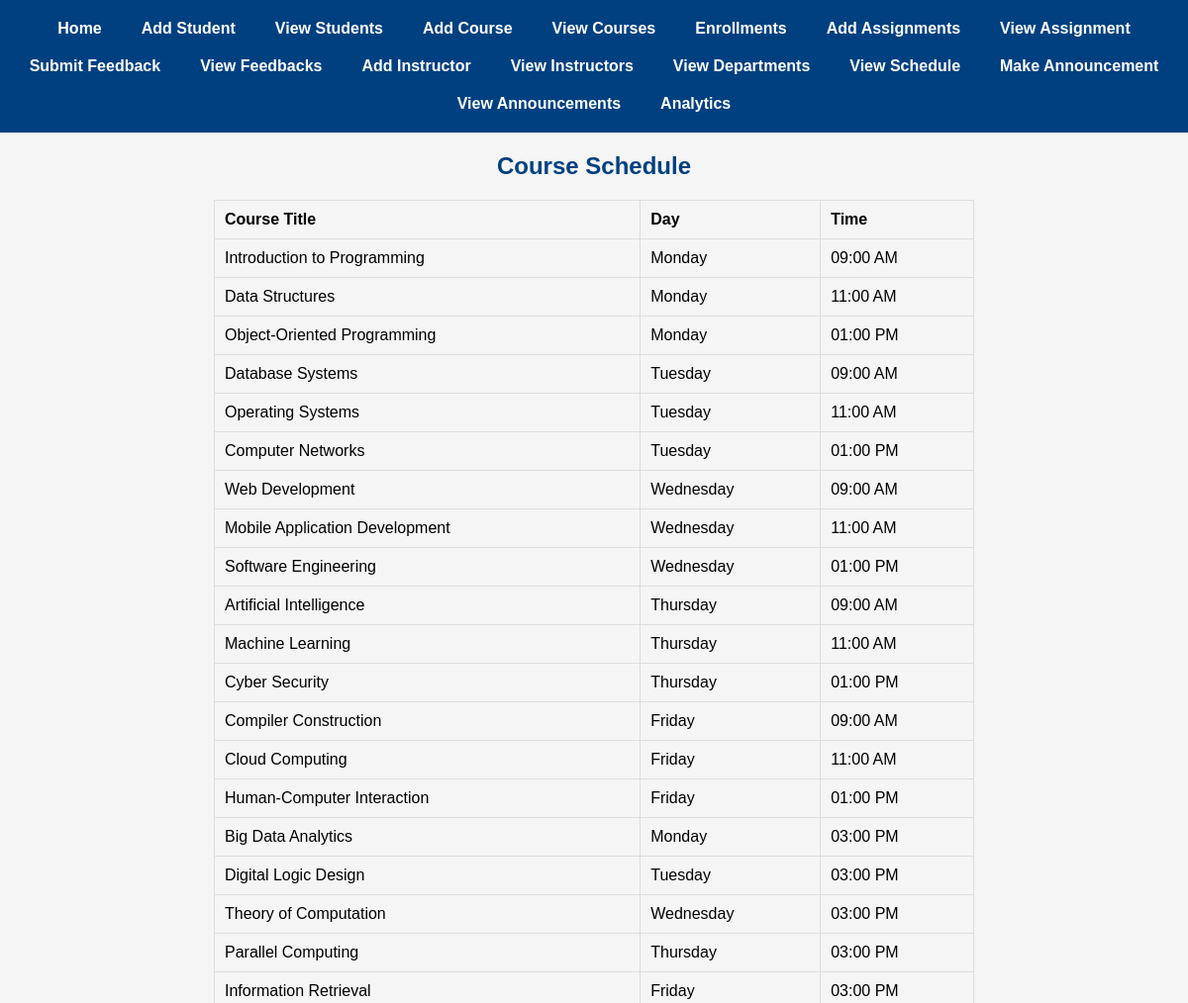
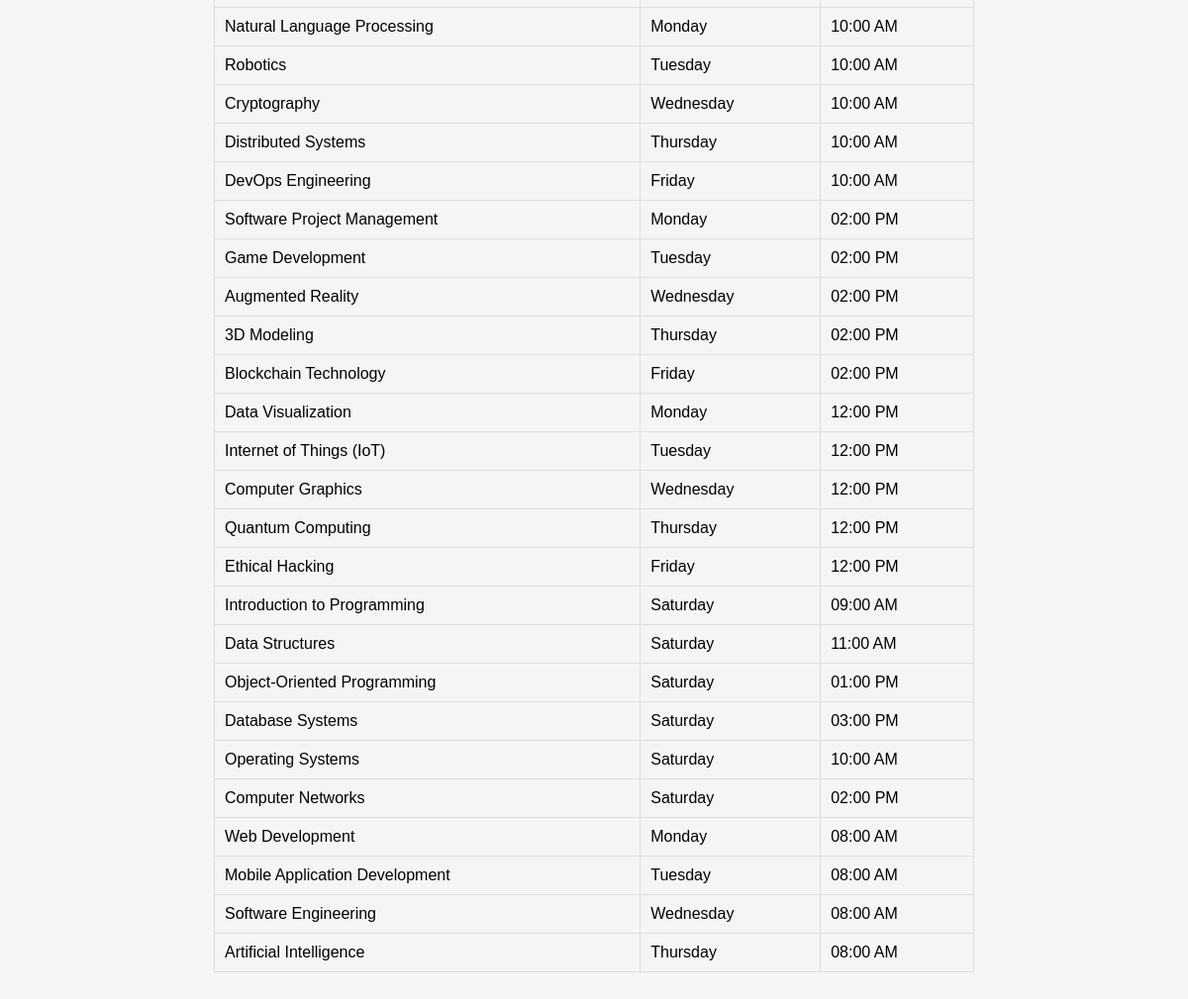
The page /show_schedule on the database its author committed (2 pictures, top to bottom).
### main.py (models this page shows)
class Schedule(db.Model):
    id = db.Column(db.Integer, primary_key=True)
    day = db.Column(db.String(20), nullable=False)
    time = db.Column(db.String(20), nullable=False)
    course_id = db.Column(db.Integer, db.ForeignKey('course.id'))

class Course(db.Model):
    id = db.Column(db.Integer, primary_key=True)
    code = db.Column(db.String(10), unique=True, nullable=False)
    title = db.Column(db.String(100), nullable=False)
    instructor_id = db.Column(db.Integer, db.ForeignKey('instructor.id'))
    semester_id = db.Column(db.Integer, db.ForeignKey('semester.id'))
    schedules = db.relationship('Schedule', backref='course', lazy=True)

### main.py (the view)
@app.route('/show_schedule')
def show_schedule():
    schedules = Schedule.query.all()
    return render_template('show_schedule.html', schedules=schedules)

### templates/show_schedule.html (shortened to what this page needs)
{% extends 'base.html' %}
{% block content %}
<h2>Course Schedule</h2>
<table>
    <thead>
        <tr>
            <th>Course Title</th>
            <th>Day</th>
            <th>Time</th>
        </tr>
    </thead>
    <tbody>
        {% for sched in schedules %}
        <tr>
            <td>{{ sched.course.title }}</td>
            <td>{{ sched.day }}</td>
            <td>{{ sched.time }}</td>
        </tr>
        {% endfor %}
    </tbody>
</table>
{% endblock %}

### static/css/style.css (style rules this page uses)
body { display: flex; flex-direction: column; align-items: center; margin: 0; padding: 0; font-family: Arial, sans-serif; background-color: #f5f5f5; min-height: 100vh; box-sizing: border-box; }
h1, h2, h3, h4, h5, h6 { text-align: center; color: #004080; margin-top: 0; }
table { width: 80%; margin: 0 auto 20px auto; border-collapse: collapse; text-align: left; }
table th, table td { border: 1px solid #ddd; padding: 10px; }

### rows shown on the page
Schedule: course "Introduction to Programming", day "Monday", time "09:00 AM"
Schedule: course "Data Structures", day "Monday", time "11:00 AM"
Schedule: course "Object-Oriented Programming", day "Monday", time "01:00 PM"
Schedule: course "Database Systems", day "Tuesday", time "09:00 AM"
Schedule: course "Operating Systems", day "Tuesday", time "11:00 AM"
Schedule: course "Computer Networks", day "Tuesday", time "01:00 PM"
Schedule: course "Web Development", day "Wednesday", time "09:00 AM"
Schedule: course "Mobile Application Development", day "Wednesday", time "11:00 AM"
Schedule: course "Software Engineering", day "Wednesday", time "01:00 PM"
Schedule: course "Artificial Intelligence", day "Thursday", time "09:00 AM"
Schedule: course "Machine Learning", day "Thursday", time "11:00 AM"
Schedule: course "Cyber Security", day "Thursday", time "01:00 PM"
Schedule: course "Compiler Construction", day "Friday", time "09:00 AM"
Schedule: course "Cloud Computing", day "Friday", time "11:00 AM"
Schedule: course "Human-Computer Interaction", day "Friday", time "01:00 PM"
Schedule: course "Big Data Analytics", day "Monday", time "03:00 PM"
Schedule: course "Digital Logic Design", day "Tuesday", time "03:00 PM"
Schedule: course "Theory of Computation", day "Wednesday", time "03:00 PM"
Schedule: course "Parallel Computing", day "Thursday", time "03:00 PM"
Schedule: course "Information Retrieval", day "Friday", time "03:00 PM"
Schedule: course "Natural Language Processing", day "Monday", time "10:00 AM"
Schedule: course "Robotics", day "Tuesday", time "10:00 AM"
Schedule: course "Cryptography", day "Wednesday", time "10:00 AM"
Schedule: course "Distributed Systems", day "Thursday", time "10:00 AM"
Schedule: course "DevOps Engineering", day "Friday", time "10:00 AM"
Schedule: course "Software Project Management", day "Monday", time "02:00 PM"
Schedule: course "Game Development", day "Tuesday", time "02:00 PM"
Schedule: course "Augmented Reality", day "Wednesday", time "02:00 PM"
Schedule: course "3D Modeling", day "Thursday", time "02:00 PM"
Schedule: course "Blockchain Technology", day "Friday", time "02:00 PM"
Schedule: course "Data Visualization", day "Monday", time "12:00 PM"
Schedule: course "Internet of Things (IoT)", day "Tuesday", time "12:00 PM"
Schedule: course "Computer Graphics", day "Wednesday", time "12:00 PM"
Schedule: course "Quantum Computing", day "Thursday", time "12:00 PM"
Schedule: course "Ethical Hacking", day "Friday", time "12:00 PM"
Schedule: course "Introduction to Programming", day "Saturday", time "09:00 AM"
Schedule: course "Data Structures", day "Saturday", time "11:00 AM"
Schedule: course "Object-Oriented Programming", day "Saturday", time "01:00 PM"
Schedule: course "Database Systems", day "Saturday", time "03:00 PM"
Schedule: course "Operating Systems", day "Saturday", time "10:00 AM"
Schedule: course "Computer Networks", day "Saturday", time "02:00 PM"
Schedule: course "Web Development", day "Monday", time "08:00 AM"
Schedule: course "Mobile Application Development", day "Tuesday", time "08:00 AM"
Schedule: course "Software Engineering", day "Wednesday", time "08:00 AM"
Schedule: course "Artificial Intelligence", day "Thursday", time "08:00 AM"
